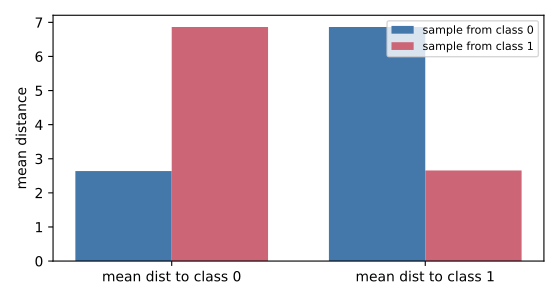

Python code for this plot:
import numpy as np
import matplotlib.pyplot as plt
from mlquantify.representations import DistanceRepresentation

rng = np.random.default_rng(0)
X0 = rng.normal(-1.3, 0.8, (300, 6))
X1 = rng.normal(1.3, 0.8, (300, 6))
X = np.vstack([X0, X1])
y = np.r_[np.zeros(300), np.ones(300)].astype(int)

rep = DistanceRepresentation().fit(X, y)
d0 = np.asarray(rep.transform(X[y == 0]), float)   # sample drawn from class 0
d1 = np.asarray(rep.transform(X[y == 1]), float)   # sample drawn from class 1

x = np.arange(2)
fig, ax = plt.subplots(figsize=(5.6, 3))
ax.bar(x - 0.19, d0, width=0.38, color="#4477aa", label="sample from class 0")
ax.bar(x + 0.19, d1, width=0.38, color="#cc6677", label="sample from class 1")
ax.set_xticks(x)
ax.set_xticklabels(["mean dist to class 0", "mean dist to class 1"])
ax.set_ylabel("mean distance")
ax.legend(fontsize=8)
fig.tight_layout()
